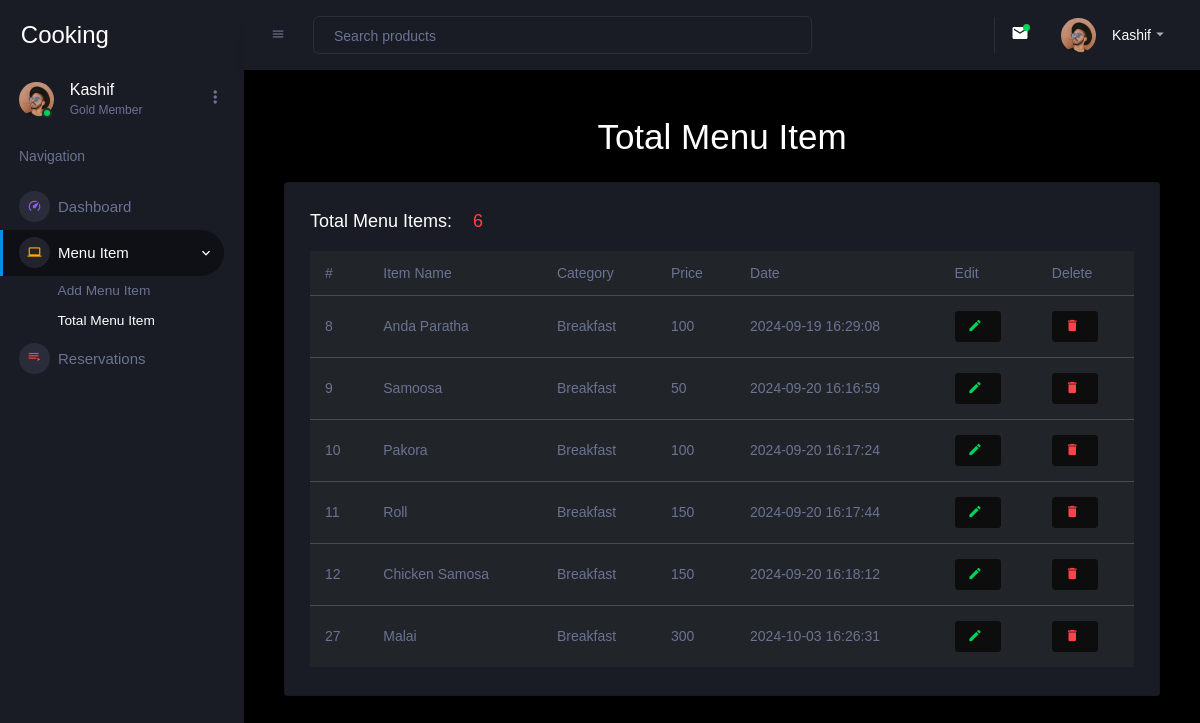
Page /admin/pages/total_menu.php (signed in) on the committed database.
### tables this page shows
CREATE TABLE `menu_items` (
  `item_id` int(11) NOT NULL,
  `item_name` varchar(255) NOT NULL,
  `item_img` varchar(255) NOT NULL,
  `item_desc` varchar(255) NOT NULL,
  `item price` varchar(255) NOT NULL,
  `item_category` varchar(255) NOT NULL,
  `item_date` datetime NOT NULL DEFAULT current_timestamp()
);

### admin/conn.php (called while the page is built, shortened)
<?php
$path="http://localhost/cooking/";
?>

### admin/pages/total_menu.php (the view, shortened to what this page needs)
<?php include "../conn.php"; ?>
<?php include "../components/sidebar.php"; ?>
<?php
$sql = "SELECT * FROM menu_items ";
$data = mysqli_query($connection, $sql);
$totaldata = mysqli_num_rows($data);
?>
<h1 class="py-3 text-center">Total Menu Item</h1>
<div class="container">
  <div class="row">
    <div class="col-lg-12 grid-margin stretch-card">
      <div class="card">
        <div class="card-body">
          <h4 class="card-title">Total Menu Items: <span class="text-danger mx-3"><?php echo $totaldata ?></span></h4>
          <div class="table-responsive">
            <table class="table table-dark">
              <thead>
                <tr>
                  <th> # </th>
                  <th> Item Name </th>
                  <th> Category </th>
                  <th> Price </th>
                  <th> Date </th>
                  <th> Edit </th>
                  <th> Delete </th>
                </tr>
              </thead>
              <tbody>
                <?php
                if (mysqli_num_rows($data) > 0) {
                  while ($packets = mysqli_fetch_assoc($data)) {
                ?>
                    <tr>
                      <td> <?php echo $packets["item_id"] ?> </td>
                      <td> <?php echo $packets["item_name"] ?> </td>
                      <td> <?php echo $packets["item_category"] ?> </td>
                      <td> <?php echo $packets["item price"] ?> </td>
                      <td> <?php echo $packets["item_date"] ?></td>
                      <td>
                        <button type="button" class="btn btn-dark" data-bs-toggle="modal" data-bs-target="#editModal" data-id="<?php echo $packets['item_id']; ?>" data-name="<?php echo $packets['item_name']; ?>" data-category="<?php echo $packets["item_category"] ?>" data-price="<?php echo $packets["item price"] ?> " data-description="<?php echo $packets["item_desc"] ?>">
                          <i class="mdi mdi-pencil text-success fs-1"></i>
                        </button>
                      </td>
                      <td>
                        <button type="button" class="btn btn-dark" data-bs-toggle="modal" data-bs-target="#exampleModal" data-id="<?php echo $packets['item_id']; ?>">
                          <i class="mdi mdi-delete text-danger fs-1"></i>
                        </button>
                      </td>
                    </tr>
                <?php
                  }
                } else {
                  echo "Data Not Found";
                }
                ?>
              </tbody>
            </table>
          </div>
        </div>
      </div>
    </div>
  </div>
</div>
<?php include "../components/footer.php"; ?>

### admin/components/sidebar.php (shortened to what this page needs)
<!DOCTYPE html>
<html lang="en">
  <head>
    <link rel="stylesheet" href="<?php echo $path?>admin/assets/vendors/mdi/css/materialdesignicons.min.css">
    <link rel="stylesheet" href="<?php echo $path?>admin/assets/vendors/css/vendor.bundle.base.css">
    <link rel="stylesheet" href="<?php echo $path?>admin/assets/vendors/jvectormap/jquery-jvectormap.css">
    <link rel="stylesheet" href="<?php echo $path?>admin/assets/vendors/flag-icon-css/css/flag-icon.min.css">
    <link rel="stylesheet" href="<?php echo $path?>admin/assets/vendors/owl-carousel-2/owl.carousel.min.css">
    <link rel="stylesheet" href="<?php echo $path?>admin/assets/vendors/owl-carousel-2/owl.theme.default.min.css">
    <link rel="stylesheet" href="<?php echo $path?>admin/assets/css/styles.css">
  </head>
  <body>
    <div class="container-scroller">
      <nav class="sidebar sidebar-offcanvas" id="sidebar">
        <div class="sidebar-brand-wrapper d-none d-lg-flex align-items-center justify-content-center fixed-top">
          <a class="sidebar-brand brand-logo text-light" href="index.html">Cooking</a>
        </div>
        <ul class="nav">
          <li class="nav-item profile">
            <div class="profile-desc">
              <div class="profile-pic">
                <div class="count-indicator">
                  <img class="img-xs rounded-circle " src="<?php echo $path?>admin/assets/images/faces/face15.jpg" alt="">
                  <span class="count bg-success"></span>
                </div>
                <div class="profile-name">
                  <h5 class="mb-0 font-weight-normal"><?php echo $_SESSION["name"]; ?></h5>
                  <span>Gold Member</span>
                </div>
              </div>
              <a href="#" id="profile-dropdown" data-toggle="dropdown"><i class="mdi mdi-dots-vertical"></i></a>
            </div>
          </li>
          <li class="nav-item nav-category">
            <span class="nav-link">Navigation</span>
          </li>
          <li class="nav-item menu-items">
            <a class="nav-link" href="../d.php">
              <span class="menu-icon">
                <i class="mdi mdi-speedometer"></i>
              </span>
              <span class="menu-title">Dashboard</span>
            </a>
          </li>
          <li class="nav-item menu-items">
            <a class="nav-link" data-toggle="collapse" href="#ui-basic" aria-expanded="false" aria-controls="ui-basic">
              <span class="menu-icon">
                <i class="mdi mdi-laptop"></i>
              </span>
              <span class="menu-title">Menu Item</span>
              <i class="menu-arrow"></i>
            </a>
            <div class="collapse" id="ui-basic">
              <ul class="nav flex-column sub-menu">
                <li class="nav-item"> <a class="nav-link" href="<?php echo $path?>/admin/pages/add_menu_item.php">Add Menu Item</a></li>
                <li class="nav-item"> <a class="nav-link" href="<?php echo $path?>/admin/pages/total_menu.php">Total Menu Item</a></li>
              </ul>
            </div>
          </li>
          <li class="nav-item menu-items">
            <a class="nav-link" href="<?php echo $path?>/admin/pages/reservation.php">
              <span class="menu-icon">
                <i class="mdi mdi-playlist-play"></i>
              </span>
              <span class="menu-title">Reservations</a>
          </li>
        </ul>
      </nav>
      <div class="container-fluid page-body-wrapper">
        <nav class="navbar p-0 fixed-top d-flex flex-row">
          <div class="navbar-menu-wrapper flex-grow d-flex align-items-stretch">
            <button class="navbar-toggler navbar-toggler align-self-center" type="button" data-toggle="minimize">
              <span class="mdi mdi-menu"></span>
            </button>
            <ul class="navbar-nav w-100">
              <li class="nav-item w-100">
                <form class="nav-link mt-2 mt-md-0 d-none d-lg-flex search">
                  <input type="text" class="form-control" placeholder="Search products">
                </form>
              </li>
            </ul>
            <ul class="navbar-nav navbar-nav-right">
              <li class="nav-item dropdown border-left">
                <a class="nav-link count-indicator dropdown-toggle" id="messageDropdown" href="#" data-toggle="dropdown" aria-expanded="false">
                  <i class="mdi mdi-email"></i>
                  <span class="count bg-success"></span>
                </a>
              </li>
              <li class="nav-item dropdown">
                <a class="nav-link" id="profileDropdown" href="#" data-toggle="dropdown">
                  <div class="navbar-profile">
                    <img class="img-xs rounded-circle" src="<?php echo $path?>admin/assets/images/faces/face15.jpg" alt="">
                    <p class="mb-0 d-none d-sm-block navbar-profile-name"><?php echo $_SESSION["name"]; ?></p>
                    <i class="mdi mdi-menu-down d-none d-sm-block"></i>
                  </div>
                </a>
              </li>
            </ul>
          </div>
        </nav>
        <div class="main-panel">
        <div class="content-wrapper">

### admin/components/footer.php (shortened to what this page needs)
        </div>
  </div>
    </div>
  </body>
</html>

### rows in the picture
menu_items: item_id "8", item_name "Anda Paratha", item_category "Breakfast", item price "100", item_date "2024-09-19 16:29:08"
menu_items: item_id "9", item_name "Samoosa", item_category "Breakfast", item price "50", item_date "2024-09-20 16:16:59"
menu_items: item_id "10", item_name "Pakora", item_category "Breakfast", item price "100", item_date "2024-09-20 16:17:24"
menu_items: item_id "11", item_name "Roll", item_category "Breakfast", item price "150", item_date "2024-09-20 16:17:44"
menu_items: item_id "12", item_name "Chicken Samosa", item_category "Breakfast", item price "150", item_date "2024-09-20 16:18:12"
menu_items: item_id "27", item_name "Malai", item_category "Breakfast", item price "300", item_date "2024-10-03 16:26:31"

### other values in the picture
$_SESSION["name"] "Kashif"
$totaldata "6"
